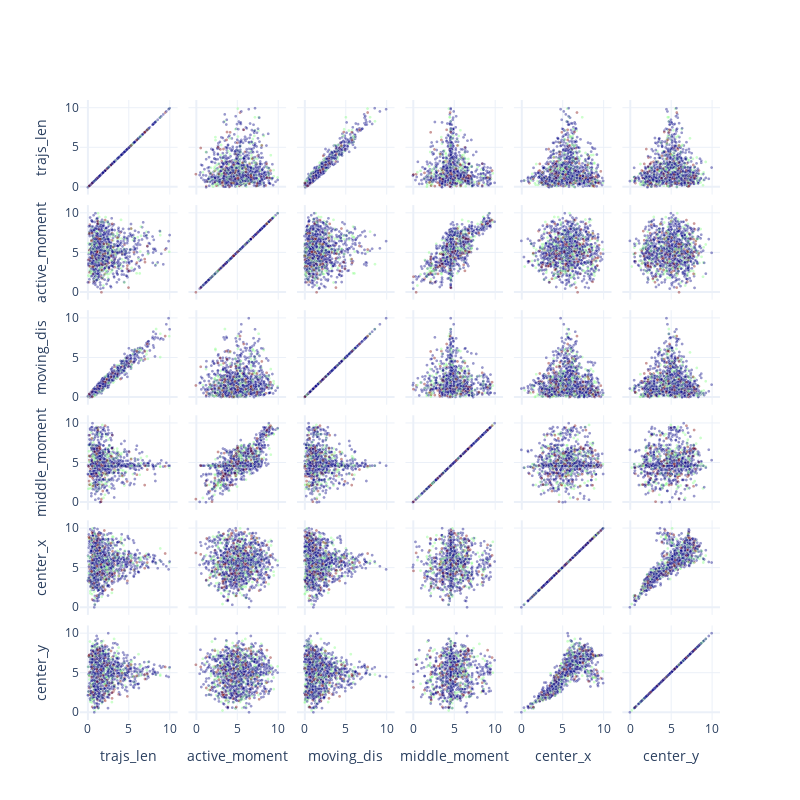

The code cell stored with this chart in its notebook:
### Code cell
myplot.Scatter_Matrix(df_cluster,
                      dimentions = parse_list,
                        color = 'id',
                        color_scale='Jet')

### Figure 1 — Plotly figure (JSON) as saved in the notebook; plotly's stock layout.template omitted (floating-point values rounded to 4 significant figures; data arrays with more than 128 entries replaced by an {"elided": "..."} marker saying what was removed)
{"data": [{"dimensions": [{"label": "trajs_len", "values": {"elided": "1231 float values"}}, {"label": "active_moment", "values": {"elided": "1231 float values"}}, {"label": "moving_dis", "values": {"elided": "1231 float values"}}, {"label": "middle_moment", "values": {"elided": "1231 float values"}}, {"label": "center_x", "values": {"elided": "1231 float values"}}, {"label": "center_y", "values": {"elided": "1231 float values"}}], "marker": {"color": {"elided": "1231 int values"}, "colorscale": [[0, "rgb(0,0,131)"], [0.2, "rgb(0,60,170)"], [0.4, "rgb(5,255,255)"], [0.6, "rgb(255,255,0)"], [0.8, "rgb(250,0,0)"], [1, "rgb(128,0,0)"]], "line": {"color": "white", "width": 0.5}, "opacity": 0.4, "showscale": false, "size": 3}, "type": "splom"}], "layout": {"dragmode": "select", "height": 800, "hovermode": "closest", "width": 800}}
